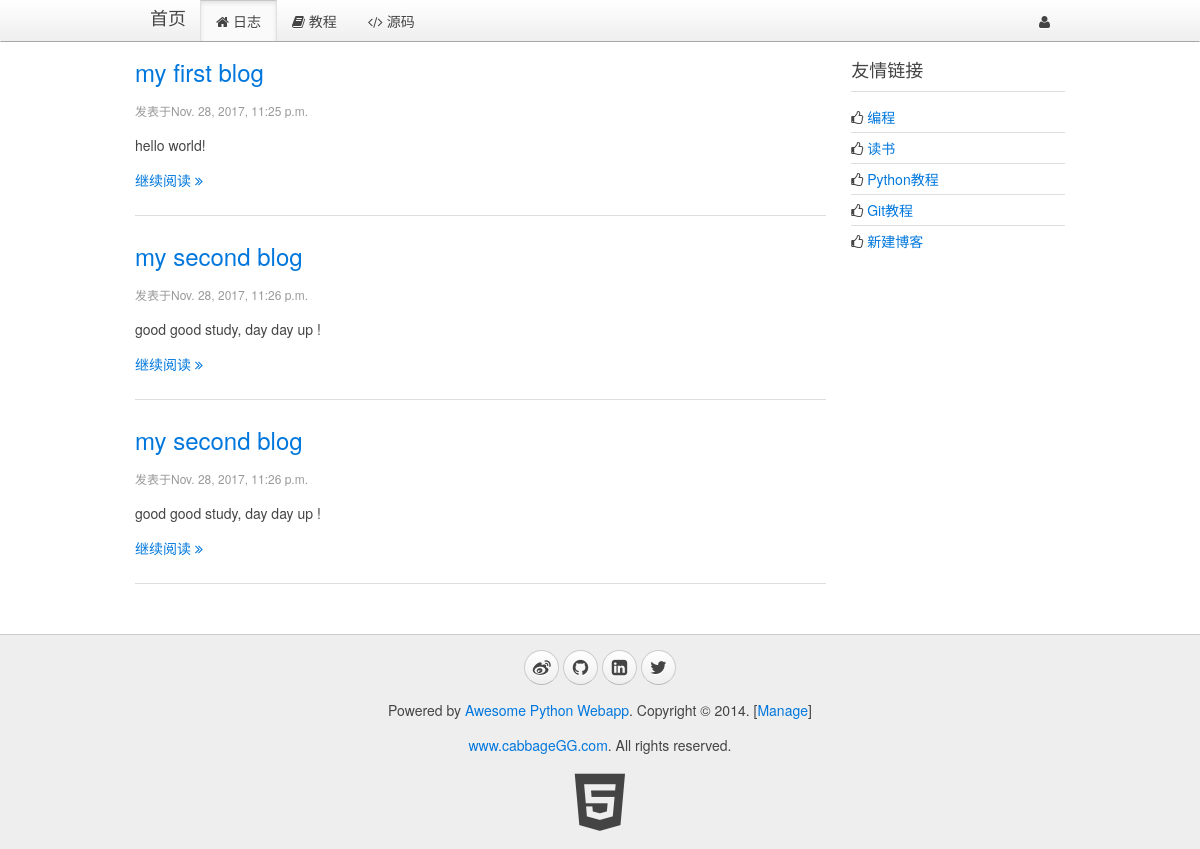
/, run on an earlier commit of the app's database.
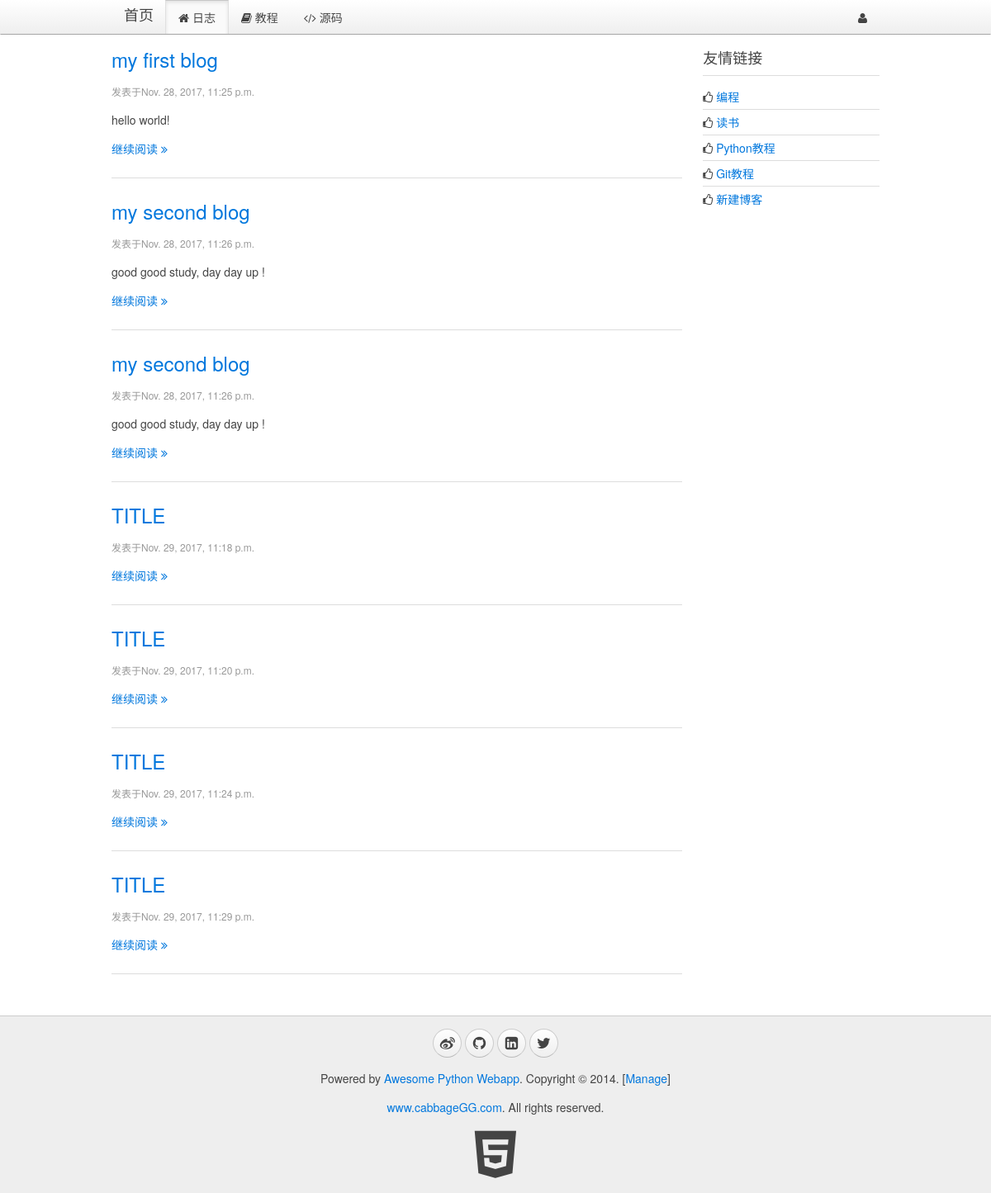
And on a later commit of the database.
### blog/models.py (models this page shows)
class Blog(models.Model):
    titile = models.CharField(max_length=32, default="Title")
    content = models.TextField(null=True)
    create_time = models.DateTimeField(null=True)

### blog/views.py (the view)
# urls.py: url(r'^$', view.index, name="index"),
def index(request):
    blogs = models.Blog.objects.all()
    return render(request, "index.html", {"blogs": blogs})

### templates/index.html (shortened to what this page needs)
{% extends '__base__.html' %}
{% block content %}
    <div class="uk-width-medium-3-4">
    {% for blog in blogs %}
        <article class="uk-article">
            <h2><a href="/blog/page/{{ blog.id }}">{{ blog.titile }}</a></h2>
            <p class="uk-article-meta">发表于{{ blog.create_time }}</p>
            <p>{{ blog.content }}</p>
            <p><a href="/blog/page/{{ blog.id }}">继续阅读 <i class="uk-icon-angle-double-right"></i></a></p>
        </article>
        <hr class="uk-article-divider">
    {% endfor %}
    </div>
    <div class="uk-width-medium-1-4">
        <div class="uk-panel uk-panel-header">
            <h3 class="uk-panel-title">友情链接</h3>
            <ul class="uk-list uk-list-line">
                <li><i class="uk-icon-thumbs-o-up"></i> <a target="_blank" href="http://www.liaoxuefeng.com/category/0013738748415562fee26e070fa4664ad926c8e30146c67000">编程</a></li>
                <li><i class="uk-icon-thumbs-o-up"></i> <a target="_blank" href="http://www.liaoxuefeng.com/category/0013738748248885ddf38d8cd1b4803aa74bcda32f853fd000">读书</a></li>
                <li><i class="uk-icon-thumbs-o-up"></i> <a target="_blank" href="http://www.liaoxuefeng.com/wiki/001374738125095c955c1e6d8bb493182103fac9270762a000">Python教程</a></li>
                <li><i class="uk-icon-thumbs-o-up"></i> <a target="_blank" href="http://www.liaoxuefeng.com/wiki/0013739516305929606dd18361248578c67b8067c8c017b000">Git教程</a></li>
                <li><i class="uk-icon-thumbs-o-up"></i> <a target="_blank" href="{% url 'blog:edit_blog' 0 %}">新建博客</a></li>
            </ul>
        </div>
    </div>
{% endblock %}

### templates/__base__.html (shortened to what this page needs)
<!DOCTYPE html>
<html>
{% load staticfiles %}
<head>
    <link rel="stylesheet" href="{% static 'css/uikit.min.css' %}">
    <link rel="stylesheet" href="{% static 'css/uikit.gradient.min.css' %}">
    <link rel="stylesheet" href="{% static 'css/awesome.css' %}" />
</head>
<body>
    <nav class="uk-navbar uk-navbar-attached uk-margin-bottom">
        <div class="uk-container uk-container-center">
            <a href="{% url 'blog:blogs' %}" class="uk-navbar-brand">首页</a>
            <ul class="uk-navbar-nav">
                <li data-url="blogs"><a href="{% url 'blog:blogs' %}"><i class="uk-icon-home"></i> 日志</a></li>
                <li><a target="_blank" href="http://www.liaoxuefeng.com/wiki/001374738125095c955c1e6d8bb493182103fac9270762a000"><i class="uk-icon-book"></i> 教程</a></li>
                <li><a target="_blank" href="https://github.com/cabbageGG/myblog"><i class="uk-icon-code"></i> 源码</a></li>
            </ul>
            <div class="uk-navbar-flip">
                <ul class="uk-navbar-nav">
                {% if user %}
                    <li class="uk-parent" data-uk-dropdown>
                        <a href="#0"><i class="uk-icon-user"></i> {{ user.name }}</a>
                    </li>
                {% else %}
                    <li><a href="/signin"><i class="uk-icon-sign-in"></i> 登陆</a></li>
                    <li><a href="/register"><i class="uk-icon-edit"></i> 注册</a></li>
                {% endif %}
                </ul>
            </div>
        </div>
    </nav>
    <div class="uk-container uk-container-center">
        <div class="uk-grid">
            {% block content %}
            {% endblock %}
        </div>
    </div>
    <div class="uk-margin-large-top" style="background-color:#eee; border-top:1px solid #ccc;">
        <div class="uk-container uk-container-center uk-text-center">
            <div class="uk-panel uk-margin-top uk-margin-bottom">
                <p>
                    <a target="_blank" href="http://weibo.com/liaoxuefeng" class="uk-icon-button uk-icon-weibo"></a>
                    <a target="_blank" href="https://github.com/cabbageGG" class="uk-icon-button uk-icon-github"></a>
                    <a target="_blank" href="http://www.linkedin.com/in/liaoxuefeng" class="uk-icon-button uk-icon-linkedin-square"></a>
                    <a target="_blank" href="https://twitter.com/liaoxuefeng" class="uk-icon-button uk-icon-twitter"></a>
                </p>
                <p>Powered by <a href="http://awesome.cabbageGG.com">Awesome Python Webapp</a>. Copyright &copy; 2014. [<a href="/manage/" target="_blank">Manage</a>]</p>
                <p><a href="https://github.com/cabbageGG" target="_blank">www.cabbageGG.com</a>. All rights reserved.</p>
                <a target="_blank" href="http://www.w3.org/TR/html5/"><i class="uk-icon-html5" style="font-size:64px; color: #444;"></i></a>
            </div>
        </div>
    </div>
</body>
</html>

What changed in the data, as far as the page shows it:
added Blog: titile "TITLE", create_time "Nov. 29, 2017, 11:18 p.m."
added Blog: titile "TITLE", create_time "Nov. 29, 2017, 11:20 p.m."
added Blog: titile "TITLE", create_time "Nov. 29, 2017, 11:24 p.m."
added Blog: titile "TITLE", create_time "Nov. 29, 2017, 11:29 p.m."
